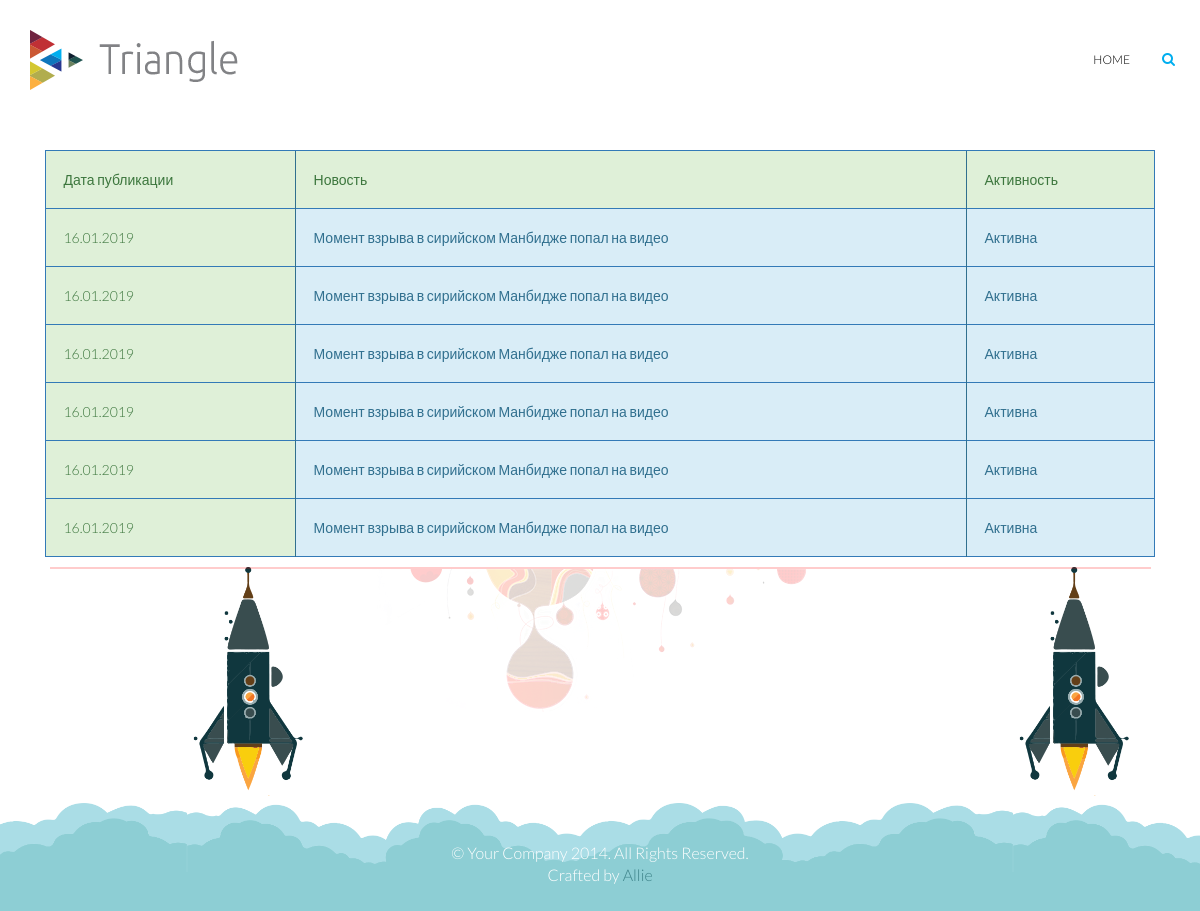
The app's page /admin/ (signed in), older data.
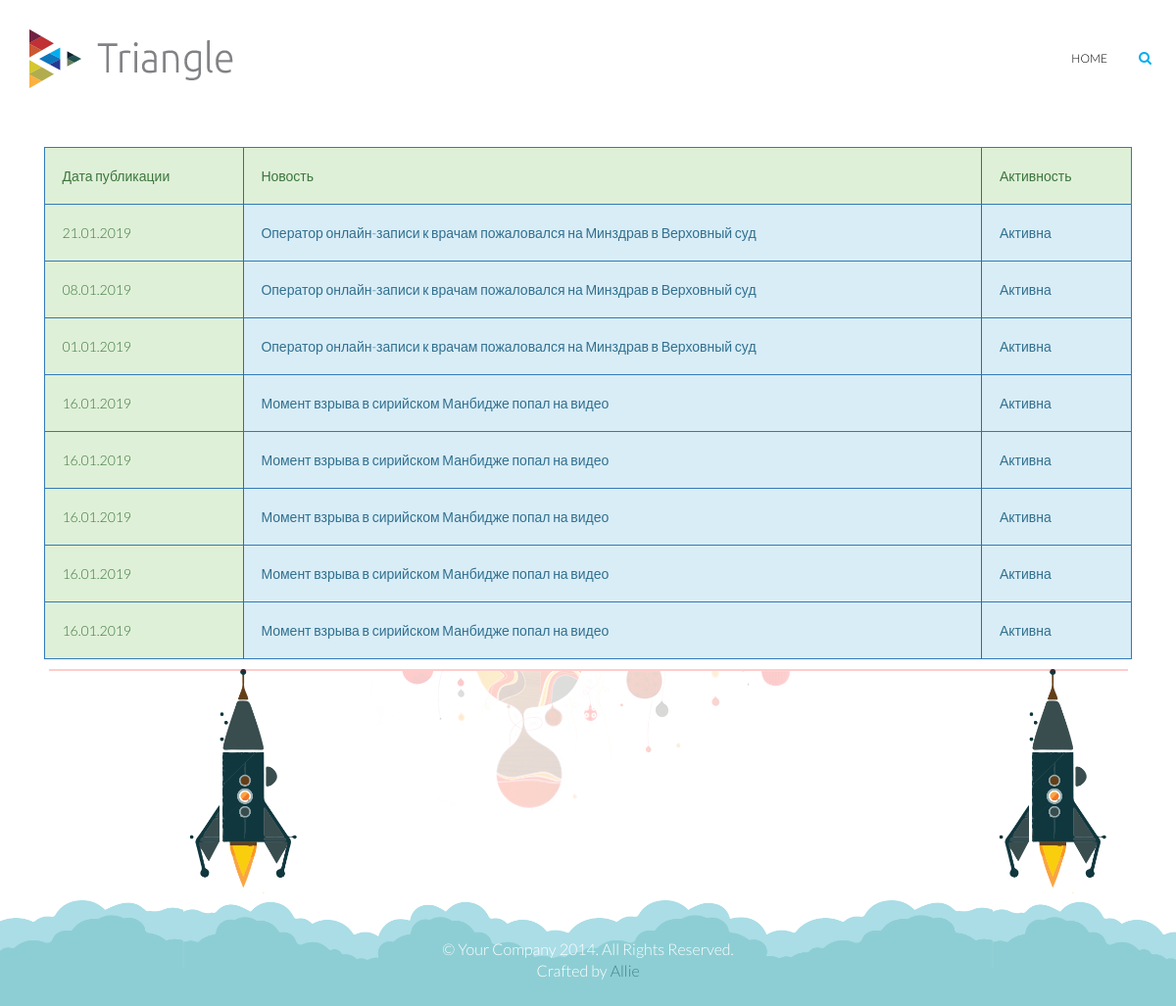
The same page, newer data.
### tables this page shows
CREATE TABLE `news` (
  `id` int(11) NOT NULL,
  `picture` varchar(255) NOT NULL,
  `caption` varchar(255) NOT NULL,
  `description` text NOT NULL,
  `love` int(11) NOT NULL DEFAULT '0',
  `comments` int(11) NOT NULL DEFAULT '0',
  `date` date NOT NULL,
  `category_id` int(11) NOT NULL,
  `author` varchar(32) NOT NULL,
  `activism` varchar(1) NOT NULL
);

### components/components.php (called while the page is built, shortened)
<?php
function displayTheTemplateAdmin($folder, $res, $data)
{
	$template = '../views/admin/'.$folder.'/view.php';
	include_once($template);
	return true;
}

### controllers/controllers.php (called while the page is built, shortened)
<?php
function displayNewsList()
{
	$res = giveTheListOfNews();
	displayTheTemplateAdmin('list', $res, array());
	return true;
}

### models/models.php (called while the page is built, shortened)
<?php
function giveTheListOfNews()
{
	$db = connectionToTheDatabase();
	$sql = 'SELECT * FROM news ORDER BY id DESC';
	$statement = $db->prepare($sql);
	$statement->bindParam(':start', $start, PDO::PARAM_INT);
	$statement->bindParam(':perpage', $perpage, PDO::PARAM_INT);
	$statement->execute();
	$data = $statement->fetchAll(PDO::FETCH_CLASS);
	if (isset($data)) return $data;
}

### views/admin/list/view.php (the view)
<?php require_once '../views/admin/layouts/header.php'; ?>
<div class="container">
	<div class="col-md-12 col-sm-12">
		<table class="table--col">
			<tr>
				<td class="row-1">Дата публикации</td>
				<td class="row-2">Новость</td>
				<td class="row-2">Активность</td>
			</tr>
			<?php foreach ($res as $item): ?>
				<?php
	        $dateS = $item->date;
	        $dateS = explode('-', $dateS);
	        list($year, $month, $day) = $dateS;
	      ?>
	      <tr onclick="location = './?action=edit&itemID=<?=$item->id; ?>'">
	        <td class="row-1"><?=date("d.m.Y", mktime(0, 0, 0, $month, $day, $year)); ?></td>
	        <td class="row-2"><?=$item->caption; ?></td>
	        <td class="row-2"><?=($item->activism == 'Y') ? 'Активна' : 'Не активна'; ?></td>
	      </tr>
	    <?php endforeach; ?>
		</table>
	</div>
</div>
<?php require_once '../views/admin/layouts/footer.php'; ?>

### admin/index.php (shortened to what this page needs)
<?php
$uri = $_SERVER['REQUEST_URI'];
if (isset($_SESSION['session_username'])) {
	if ($_SESSION['session_username'] == ADMIN_USERNAME) {
		switch ($uri) {
			case '/admin/':
				displayNewsList();
				break;
		}
	} else {
		echo showTemplate("Вы не являетесь администратором сайта...", "message");
		return false;
	}
} else {
	echo showTemplate("Пожалуйста авторизуйтесь...", "message");
	return false;
}

### views/admin/layouts/header.php (shortened to what this page needs)
<!DOCTYPE html>
<html lang="en">
<head>
    <link href="../template/css/bootstrap.min.css" rel="stylesheet">
    <link href="../template/css/font-awesome.min.css" rel="stylesheet">
    <link href="../template/css/lightbox.css" rel="stylesheet">
    <link href="../template/css/animate.min.css" rel="stylesheet">
    <link href="../template/css/main.css" rel="stylesheet">
    <link href="../template/css/responsive.css" rel="stylesheet">
</head>
<body>
    <header id="header">
        <div class="navbar navbar-inverse" role="banner">
            <div class="container">
                <div class="navbar-header">
                    <a class="navbar-brand" href="../">
                        <h1><img src="../template/images/logo.png" alt="logo"></h1>
                    </a>
                </div>
                <div class="collapse navbar-collapse">
                    <ul class="nav navbar-nav navbar-right">
                        <li><a href="../">Home</a></li>
                    </ul>
                </div>
                <div class="search">
                    <form role="form">
                        <i class="fa fa-search"></i>
                    </form>
                </div>
            </div>
        </div>
    </header>

### views/admin/layouts/footer.php (shortened to what this page needs)
    <footer id="footer">
        <div class="container">
            <div class="row">
                <div class="col-sm-12 text-center bottom-separator">
                    <img src="../template/images/home/under.png" class="img-responsive inline" alt="">
                </div>
                <div class="col-sm-12">
                    <div class="copyright-text text-center">
                        <p>&copy; Your Company 2014. All Rights Reserved.</p>
                        <p>Crafted by <a target="_blank" href="http://designscrazed.org/">Allie</a></p>
                    </div>
                </div>
            </div>
        </div>
    </footer>
</body>
</html>

### template/css/main.css (style rules this page uses)
body { background: #fff; font-family: 'Lato', sans-serif; font-weight: 300; font-size: 14px; line-height: 22px; color: #000; }
html { height: 100%; }
a { color:#C03035; }
a { -webkit-transition: 300ms; -moz-transition: 300ms; -o-transition: 300ms; transition: 300ms; }
ul { list-style: none; }
h1, h2, h3, h4, h5, h6 { font-family: 'Lato', sans-serif; font-weight: 300; }
h1 { color: #686868; }
.inline { display: inline-block; }
#header { margin-bottom: 0; padding: 30px 0 60px 0; }
#header .navbar-inverse .container { position: relative; }
.search { position: absolute; top: 20px; right: 0; z-index: 1; }
.search i { color: #00aeef; cursor: pointer; position: absolute; right: 10px; top: 2px; }
#header .navbar { background: #fff; border: 0; margin-bottom: 0; }
#header .navbar-brand { padding: 0; margin-left: 0; }
#header .navbar-brand h1 { padding: 0; margin: 0; }
#header .navbar-nav.navbar-right >li:last-child { margin-right: 20px; }
#header .navbar-nav.navbar-right >li a { color: #000; font-size: 12px; padding: 20px; text-transform: uppercase; font-weight: 300; }
#footer { padding-bottom: 10px; background-image: url(../images/home/footer.png); background-repeat: repeat-x; background-position: bottom; background-size: contain; }
#footer .bottom-separator { margin-bottom: 60px; }
.copyright-text { margin-top: 70px; color: #fff; font-size: 16px; padding-bottom: 15px; }
.copyright-text a { color: #3e848a }
.copyright-text p { margin-bottom: 0; }
.table--col { border-collapse: collapse; width: 100%; max-width: 100%; margin-bottom: 1rem; background-color: transparent; border: 1px solid #337ab7; }
.table--col th, .table--col td { padding: 1.75rem; vertical-align: top; border-top: 1px solid #337ab7; }
.table--col td.row-1, .table--col tr:first-child td { background: #dff0d8; color: #3c763d; }
.table--col td.row-2 { color: #31708f; background-color: #d9edf7; border-left: 1px solid #31708f; }

Row changes from the older to the newer data that the page shows:
removed news: year "16.01.2019", caption "Момент взрыва в сирийском Манбидже попал на видео", activism "Активна"
added news: year "21.01.2019", caption "Оператор онлайн-записи к врачам пожаловался на Минздрав в Верховный суд", activism "Активна"
added news: year "08.01.2019", caption "Оператор онлайн-записи к врачам пожаловался на Минздрав в Верховный суд", activism "Активна"
added news: year "01.01.2019", caption "Оператор онлайн-записи к врачам пожаловался на Минздрав в Верховный суд", activism "Активна"
